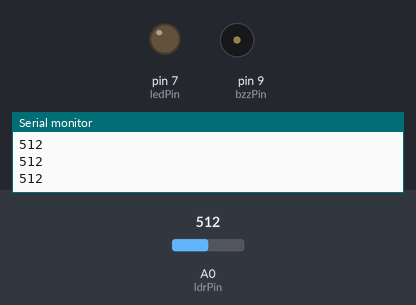
A sketch run on a simulated Arduino Uno, built with avr-gcc and run on an emulated ATmega328P. On the bench: output pins drawn as LEDs (lit = HIGH), buzzer (waves = sounding), the last lines printed to the serial monitor. The test bench sets the inputs (shaded band); at power-on: A0 (ldrPin) = 512.

Above: at 1.2 s.
1.3 s: A0 (ldrPin) set to 781
2.8 s: A0 (ldrPin) set to 812
At 4.0 s:
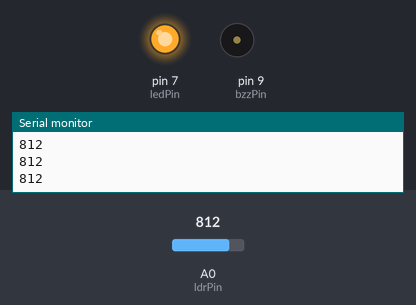
4.3 s: A0 (ldrPin) set to 790
At 5.4 s:
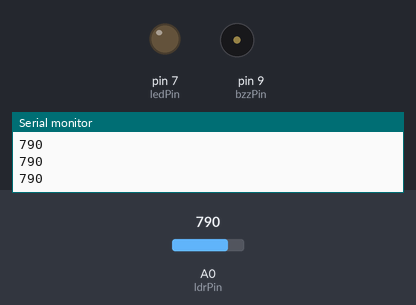
5.8 s: A0 (ldrPin) set to 810
At 6.2 s:
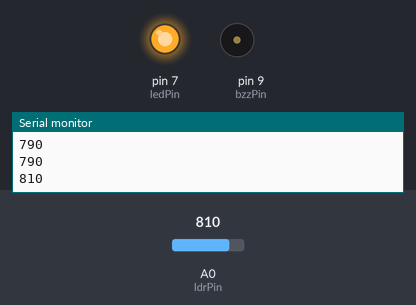
Timing chart, 0 to 8.3 s (numbered marks = the images above; inputs shaded):
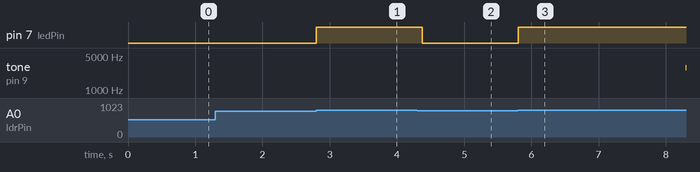

Measured:
- the behaviour switches between 799 and 800 on A0 (ldrPin) (found by bisection; images 0 and 1)
- after the input at 2.8 s, pin 7 (ledPin): LOW → HIGH at once
- after the input at 4.3 s, pin 7 (ledPin): HIGH → LOW after 0.08 s; tone on pin 9 (bzzPin): stays silent (without the input it goes to 2933 Hz after 1.5 s)
- after the input at 5.8 s, pin 7 (ledPin): LOW → HIGH at once; tone on pin 9 (bzzPin): silent → 2891 Hz after 2.5 s

The sketch:

ldrTeste.ino
```cpp
/*
 * AUTOR: Euzebio O A Silva
 * PROGRAMA: Testa LDR
 * DESCRIÇÃO: Testa um LDR ativando um led e um buzzer quando a iluminação diminui.
 */

int ledPin = 7;
int ldrPin = 0;
int ldrValor = 0;
int bzzPin = 9;

float seno;
int frequencia;

void setup() {
  pinMode(ledPin, OUTPUT);
  Serial.begin(9600);
  pinMode(bzzPin, OUTPUT);
}

void loop() {
  ldrValor = analogRead(ldrPin);

  if (ldrValor >= 800) {
    digitalWrite(ledPin, HIGH);
    for (int x = 0; x < 180; x++) {
      seno = sin((x * 3.1416 / 180));
      frequencia = 2000 + (int (seno * 1000));
      tone(bzzPin, frequencia);
      delay(2);
    }
  }
  else {
    digitalWrite(ledPin, LOW);
    noTone(bzzPin);
  }

  Serial.println(ldrValor);
}
```
